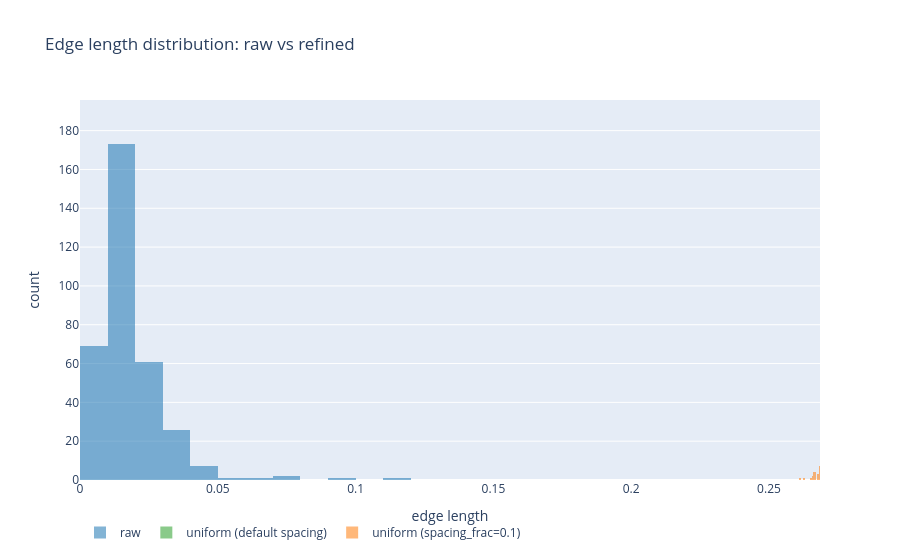

Notebook code for this chart:
### Code cell
# Edge-length histograms: raw vs refined.
fig_len = go.Figure()
for info, color in (
    (raw_info, "#1f77b4"),
    (uniform_info, "#2ca02c"),
    (frac_info, "#ff7f0e"),
):
    if info["lengths"].size == 0:
        continue
    fig_len.add_trace(
        go.Histogram(
            x=info["lengths"],
            name=info["label"],
            opacity=0.55,
            marker_color=color,
            nbinsx=20,
        )
    )
fig_len.update_layout(
    barmode="overlay",
    title="Edge length distribution: raw vs refined",
    xaxis_title="edge length",
    yaxis_title="count",
    legend=dict(orientation="h"),
)
fig_len

### Figure 1 — Plotly figure (JSON) as saved in the notebook; plotly's stock layout.template omitted (floating-point values rounded to 4 significant figures; data arrays with more than 128 entries replaced by an {"elided": "..."} marker saying what was removed)
{"data": [{"marker": {"color": "#1f77b4"}, "name": "raw", "nbinsx": 20, "opacity": 0.55, "type": "histogram", "x": {"elided": "342 float values"}}, {"marker": {"color": "#2ca02c"}, "name": "uniform (default spacing)", "nbinsx": 20, "opacity": 0.55, "type": "histogram", "x": {"elided": "199 float values"}}, {"marker": {"color": "#ff7f0e"}, "name": "uniform (spacing_frac=0.1)", "nbinsx": 20, "opacity": 0.55, "type": "histogram", "x": [0.2677, 0.2682, 0.2653, 0.2681, 0.267, 0.2682, 0.2665, 0.2656, 0.2681, 0.2664, 0.2678, 0.2663, 0.2681, 0.2669, 0.2668, 0.2663, 0.2656, 0.2681, 0.2628, 0.2666, 0.2679, 0.2681, 0.2613]}], "layout": {"barmode": "overlay", "legend": {"orientation": "h"}, "title": {"text": "Edge length distribution: raw vs refined"}, "xaxis": {"title": {"text": "edge length"}}, "yaxis": {"title": {"text": "count"}}}}
